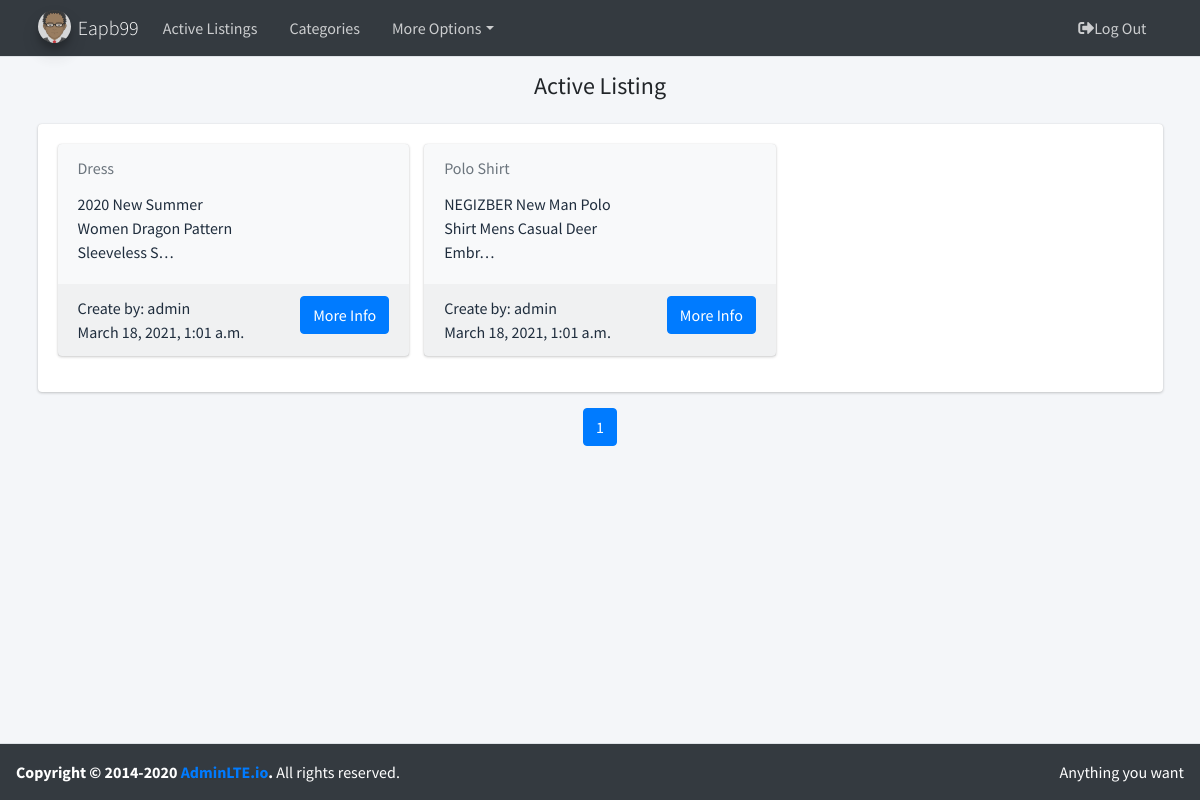
The page / (signed in) on the database its author committed.
### auctions/models.py (models this page shows, shortened)
class User(AbstractUser):
    def __str__(self):
        return  f'{self.username}'

class Listing(models.Model):
    lis_name = models.CharField(max_length=50, verbose_name='name')
    lis_description = models.TextField(max_length=500, verbose_name='description')
    lis_image = models.CharField(max_length=500, verbose_name='image')
    lis_active = models.BooleanField(default=True, verbose_name='active')
    lis_date = models.DateTimeField(auto_now=True, verbose_name='date')
    lis_price = models.DecimalField(validators=[MinValueValidator(0)], max_digits=10, decimal_places=2, verbose_name='price')
    lis_user = models.ForeignKey(User, on_delete=models.CASCADE, related_name="listing_user", blank=True, verbose_name='User')
    category = models.ManyToManyField(Category, blank=True, related_name="listing_category")
    watchlist = models.ManyToManyField(User, related_name='watchlist', blank=True)
    class Meta:
        ordering = ['id']

### auctions/views.py (the view)
# urls.py: path("", views.Index.as_view(), name='index'),
class Index(ListView):
    paginate_by = 12
    model = Listing
    template_name = 'listings/listlisting.html'
    def dispatch(self, request, *args, **kwargs):
        if not request.user.is_authenticated:
            return HttpResponseRedirect(reverse('login'))
        return super().dispatch(request, *args, **kwargs)
    def get_queryset(self):
        qs = self.model.objects.filter(lis_active=True)
        return qs
    def get_context_data(self, **kwargs):
        context = super().get_context_data(**kwargs)
        context['title'] = 'Active Listing'
        context['name_page'] = 'HomePage'
        return context

### auctions/templates/listings/listlisting.html (shortened to what this page needs)
{% extends "base/body.html" %}
{% load static %}
{% block cheader %}
    {% if user.is_authenticated %}
        <h4 class="text-center"> {{ title }}</h4>
    {% endif %}
{% endblock %}
{% block content %}
    {% if user.is_authenticated %}
        {% if object_list %}
            <div class="card card-success">
                <div class="card-body">
                    <div class="row">
                        {% for foo in object_list %}
                            <div class="col-12 col-sm-6 col-md-4 d-flex align-items-stretch" id ='lis-card'>
                                <div class="card bg-light">
                                    <div class="card-header text-muted border-bottom-0">
                                        {{ foo.lis_name }}
                                    </div>
                                    <div class="card-body pt-0">
                                        <div class="row">
                                            <div class="col-7">
                                                {{ foo.lis_description|truncatechars:50 }}
                                            </div>
                                            <div class="col-5 text-center">
                                            </div>
                                        </div>
                                    </div>
                                    <div class="card-footer">
                                        Create by: {{ foo.lis_user }}
                                        <a href="{% url 'view' foo.id %}" class="">
                                            <button class="btn btn-primary float-right">More Info</button>
                                        </a>
                                        <footer>{{ foo.lis_date }}</footer>
                                    </div>
                                </div>
                            </div>
                        {% endfor %}
                    </div>
                </div>
            </div>
            <nav aria-label="Page navigation example">
                <ul class="pagination justify-content-center">
                {% for num in paginator.page_range %}
                    {% if page_obj.number == num %}
                        <li  class="page-item active">
                            <span class="page-link"> {{ num }}</span>
                        </li>
                    {% elif num > page_obj.number|add:'-3' and num < page_obj.number|add:'3' %}
                        <a class="page-link"
                           href="?page={{ num }}"> {{ num }}</a>
                    {% endif %}
                {% endfor %}
                </ul>
            </nav>
        {% endif %}
    {% endif %}
{% endblock %}

### auctions/templates/base/body.html (shortened to what this page needs)
{% extends 'base/home.html' %}
{% load static %}
{% block body %}
    <body class="hold-transition layout-top-nav">
    <div class="wrapper">
        {% include 'base/navbar.html' %}
        <div class="content-wrapper">
            <div class="content-header">
                <div class="container">
                    {% block cheader %}
                    {% endblock %}
                </div>
            </div>
            <div class="content">
                <div class="container">
                        {% block content %}
                        {% endblock %}
                </div>
            </div>
        </div>
    {% include 'base/footer.html' %}
    </div>
    </body>
{% endblock %}

### auctions/templates/base/home.html (shortened to what this page needs)
{% load static %}
<!DOCTYPE html>
<html lang="en">
<head>
    <link rel="stylesheet" href="{% static 'lib/adminlte-3.0.4/plugins/font-awesome-5.11.1/css/all.min.css' %}">
    <link rel="stylesheet" href="{% static 'lib/adminlte-3.0.4/css/adminlte.min.css' %}">
</head>
{% block body %}
{% endblock %}
</html>

### auctions/templates/base/navbar.html (shortened to what this page needs)
{% load static %}
<nav class="main-header navbar navbar-expand-md navbar-light navbar-dark">
    <div class="container">
        <a class="navbar-brand">
            {% if user.is_authenticated %}
                <img src="{% static 'lib/adminlte-3.0.4/img/avatar.png' %}" alt="AdminLTE Logo"
                     class="brand-image img-circle elevation-3" style="opacity: .8">
                <span class="brand-text font-weight-light">{{ user.username|title }}</span>
            {% endif %}
        </a>
        <div class="collapse navbar-collapse order-3" id="navbarCollapse">
            <ul class="navbar-nav">
                <li class="nav-item">
                    <a class="nav-link" href="{% url 'index' %}">Active Listings</a>
                </li>
                {% if user.is_authenticated %}
                    <li class="nav-item">
                        <a href="{% url 'category' %}" class="nav-link">Categories</a>
                    </li>
                    <li class="nav-item dropdown">
                    <a id="dropdownSubMenu1" href="#" data-toggle="dropdown" aria-haspopup="true"
                       aria-expanded="false" class="nav-link dropdown-toggle">More Options</a>
                </li>
                {% endif %}
            </ul>
        </div>
        <ul class="order-1 order-md-3 navbar-nav navbar-no-expand ml-auto">
            {% if user.is_authenticated %}
                <li class="nav-item">
                    <a class="nav-link" href="{% url 'logout' %}"> <i class="fas fa-sign-out-alt"></i>Log
                        Out</a>
                </li>
            {% endif %}
        </ul>
    </div>
</nav>

### auctions/templates/base/footer.html
<footer class="main-footer bg-dark">
    <div class="float-right d-none d-sm-inline">
        Anything you want
    </div>
    <strong>Copyright &copy; 2014-2020 <a href="https://adminlte.io">AdminLTE.io</a>.</strong> All rights
    reserved.
</footer>

### rows shown on the page
User: username "Eapb99"
Listing: lis_name "Dress", lis_description "2020 New Summer Women Dragon Pattern Sleeveless S…", lis_user "admin", lis_date "March 18, 2021, 1:01 a.m."
Listing: lis_name "Polo Shirt", lis_description "NEGIZBER New Man Polo Shirt Mens Casual Deer Embr…", lis_user "admin", lis_date "March 18, 2021, 1:01 a.m."

### other values the page prints
{{ title }} "Active Listing"
{{ num }} "1"
